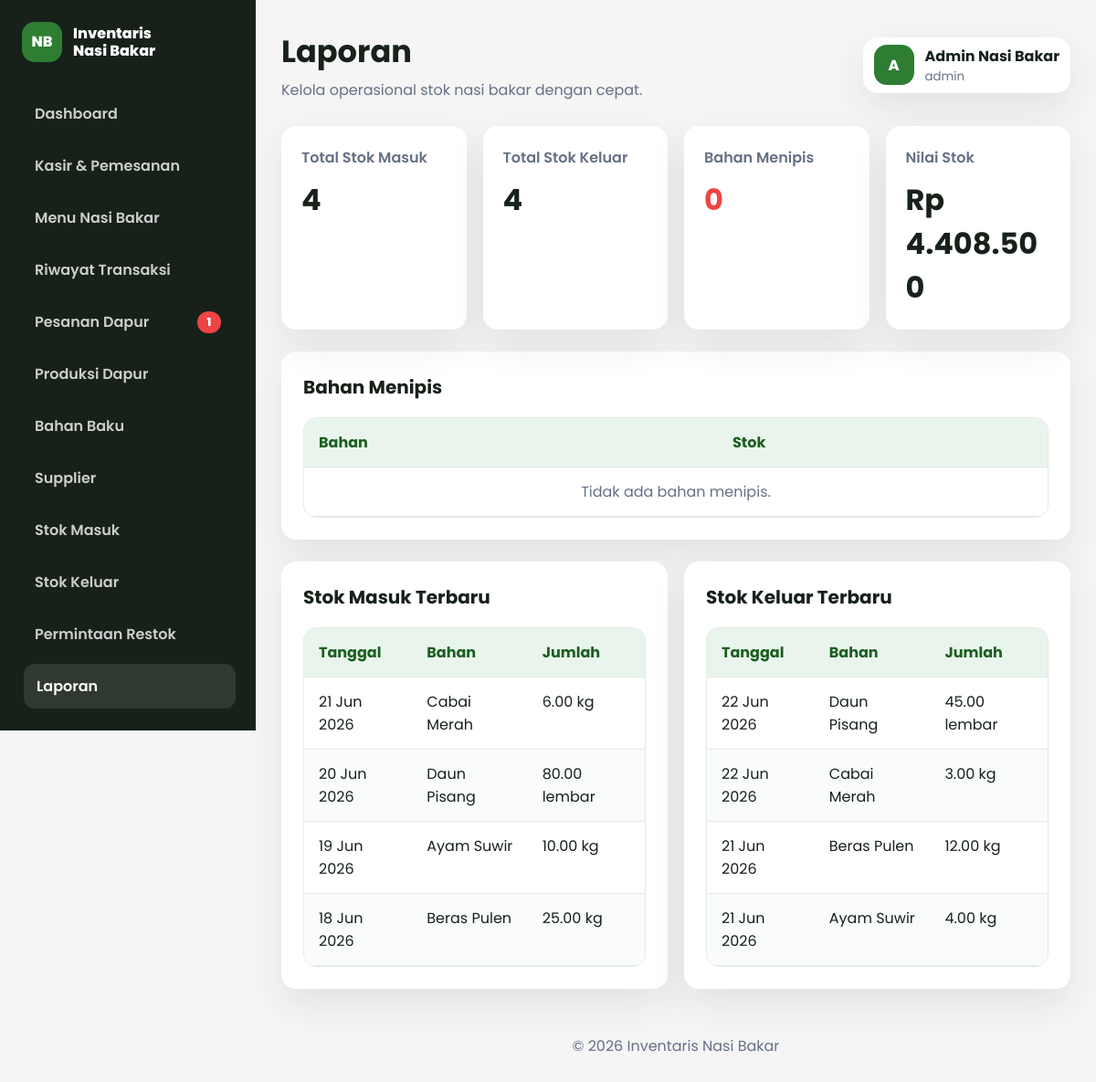
Page /dashboard/laporan/index.php (signed in) on the earlier database version.
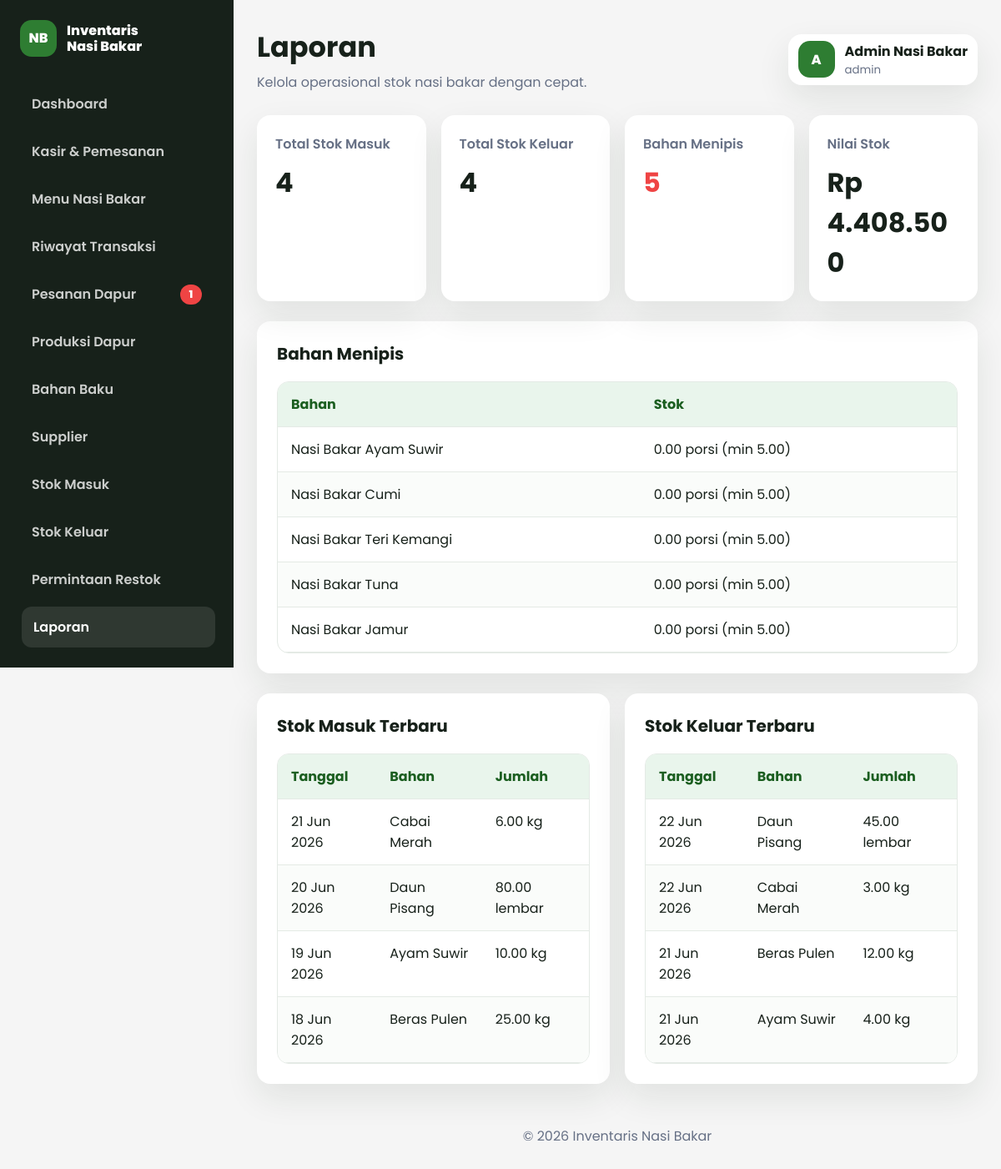
Same page on the later database version.
### tables this page shows
CREATE TABLE stok_masuk (
    id INT AUTO_INCREMENT PRIMARY KEY,
    bahan_id INT NOT NULL,
    supplier_id INT NOT NULL,
    jumlah DECIMAL(10,2) NOT NULL,
    harga_beli DECIMAL(12,2) NOT NULL DEFAULT 0,
    tanggal DATE NOT NULL,
    keterangan TEXT NOT NULL,
    CONSTRAINT fk_masuk_bahan FOREIGN KEY (bahan_id) REFERENCES bahan_baku(id) ON UPDATE CASCADE ON DELETE RESTRICT,
    CONSTRAINT fk_masuk_supplier FOREIGN KEY (supplier_id) REFERENCES supplier(id) ON UPDATE CASCADE ON DELETE RESTRICT
);

CREATE TABLE bahan_baku (
    id INT AUTO_INCREMENT PRIMARY KEY,
    nama_bahan VARCHAR(120) NOT NULL,
    stok DECIMAL(10,2) NOT NULL DEFAULT 0,
    stok_minimum DECIMAL(10,2) NOT NULL DEFAULT 10,
    satuan VARCHAR(30) NOT NULL,
    harga DECIMAL(12,2) NOT NULL DEFAULT 0,
    jenis ENUM('mentah', 'jadi') NOT NULL DEFAULT 'mentah',
    created_at TIMESTAMP DEFAULT CURRENT_TIMESTAMP
);

CREATE TABLE stok_keluar (
    id INT AUTO_INCREMENT PRIMARY KEY,
    bahan_id INT NOT NULL,
    jumlah DECIMAL(10,2) NOT NULL,
    keterangan TEXT NOT NULL,
    tanggal DATE NOT NULL,
    CONSTRAINT fk_keluar_bahan FOREIGN KEY (bahan_id) REFERENCES bahan_baku(id) ON UPDATE CASCADE ON DELETE RESTRICT
);

### includes/functions.php (called while the page is built, shortened)
<?php
function e(?string $value): string
{
    return htmlspecialchars((string) $value, ENT_QUOTES, 'UTF-8');
}
function current_role(): string
{
    $role = $_SESSION['role'] ?? '';
    return $role === 'restok' ? 'gudang' : $role;
}

### dashboard/laporan/index.php (the view, shortened to what the rows shown need)
<?php
require_once __DIR__ . '/../../config/koneksi.php';
require_once __DIR__ . '/../../includes/functions.php';
$stokMenipis = mysqli_fetch_all(mysqli_query($conn, 'SELECT nama_bahan, stok, stok_minimum, satuan FROM bahan_baku WHERE stok <= stok_minimum ORDER BY stok ASC'), MYSQLI_ASSOC);
$masuk = mysqli_fetch_all(mysqli_query($conn, 'SELECT sm.tanggal, b.nama_bahan, sm.jumlah, b.satuan FROM stok_masuk sm JOIN bahan_baku b ON b.id = sm.bahan_id ORDER BY sm.tanggal DESC LIMIT 10'), MYSQLI_ASSOC);
$keluar = mysqli_fetch_all(mysqli_query($conn, 'SELECT sk.tanggal, b.nama_bahan, sk.jumlah, b.satuan, sk.keterangan FROM stok_keluar sk JOIN bahan_baku b ON b.id = sk.bahan_id ORDER BY sk.tanggal DESC LIMIT 10'), MYSQLI_ASSOC);
$transaksi = mysqli_fetch_all(mysqli_query($conn, "SELECT kode_pesanan, nama_pelanggan, total, metode_bayar, status, status_pembayaran, created_at FROM pesanan ORDER BY created_at DESC LIMIT 15"), MYSQLI_ASSOC);
$pendapatan = mysqli_fetch_assoc(mysqli_query($conn, 'SELECT COALESCE(SUM(total), 0) AS total FROM pesanan'));
include __DIR__ . '/../../includes/header.php';
?>
<?php if ($role === 'kasir'): ?>
<section class="stats-grid">
    <article class="stat-card">
        <span>Total Transaksi</span>
        <strong><?= db_count($conn, 'pesanan'); ?></strong>
    </article>
    <article class="stat-card">
        <span>Total Pendapatan</span>
        <strong><?= rupiah($pendapatan['total'] ?? 0); ?></strong>
    </article>
    <article class="stat-card">
        <span>Transaksi Selesai</span>
        <strong><?= db_count($conn, 'pesanan', "status = 'selesai'"); ?></strong>
    </article>
    <article class="stat-card danger">
        <span>Transaksi Batal</span>
        <strong><?= db_count($conn, 'pesanan', "status = 'batal'"); ?></strong>
    </article>
</section>
<section class="panel">
    <div class="panel-header">
        <div>
            <h2>Laporan Transaksi</h2>
            <p>Ringkasan transaksi kasir dan status pesanan dapur.</p>
        </div>
    </div>
    <div class="table-wrap">
        <table>
            <thead><tr><th>Tanggal</th><th>Kode</th><th>Pelanggan</th><th>Bayar</th><th>Total</th><th>Status</th><th>Pembayaran</th></tr></thead>
            <tbody>
                <?php foreach ($transaksi as $row): ?>
                    <tr>
                        <td><?= e(date('d M Y H:i', strtotime($row['created_at']))); ?></td>
                        <td><?= e($row['kode_pesanan']); ?></td>
                        <td><?= e($row['nama_pelanggan']); ?></td>
                        <td><?= e(strtoupper($row['metode_bayar'])); ?></td>
                        <td><?= rupiah($row['total']); ?></td>
                        <td><span class="badge <?= $row['status'] === 'batal' ? 'danger' : ''; ?>"><?= e(status_pesanan_label($row['status'])); ?></span></td>
                        <td><span class="badge <?= $row['status_pembayaran'] === 'belum_bayar' ? 'danger' : ''; ?>"><?= $row['status_pembayaran'] === 'lunas' ? 'Lunas' : 'Belum Bayar'; ?></span></td>
                    </tr>
                <?php endforeach; ?>
                <?php if (!$transaksi): ?><tr><td colspan="7" class="empty">Belum ada transaksi.</td></tr><?php endif; ?>
            </tbody>
        </table>
    </div>
</section>
<?php else: ?>
<section class="panel">
    <div class="panel-header"><h2>Bahan Menipis</h2></div>
    <div class="table-wrap">
        <table class="table-fit">
            <thead><tr><th>Bahan</th><th>Stok</th></tr></thead>
            <tbody>
                <?php foreach ($stokMenipis as $row): ?>
                    <tr><td><?= e($row['nama_bahan']); ?></td><td><?= e((string) $row['stok']); ?> <?= e($row['satuan']); ?> (min <?= e((string) $row['stok_minimum']); ?>)</td></tr>
                <?php endforeach; ?>
            </tbody>
        </table>
    </div>
</section>
<section class="split-panels">
    <div class="panel">
        <div class="panel-header"><h2>Stok Masuk Terbaru</h2></div>
        <div class="table-wrap">
            <table class="table-fit">
                <thead><tr><th>Tanggal</th><th>Bahan</th><th>Jumlah</th></tr></thead>
                <tbody>
                    <?php foreach ($masuk as $row): ?>
                        <tr><td><?= e(date('d M Y', strtotime($row['tanggal']))); ?></td><td><?= e($row['nama_bahan']); ?></td><td><?= e((string) $row['jumlah']); ?> <?= e($row['satuan']); ?></td></tr>
                    <?php endforeach; ?>
                </tbody>
            </table>
        </div>
    </div>
    <div class="panel">
        <div class="panel-header"><h2>Stok Keluar Terbaru</h2></div>
        <div class="table-wrap">
            <table class="table-fit">
                <thead><tr><th>Tanggal</th><th>Bahan</th><th>Jumlah</th></tr></thead>
                <tbody>
                    <?php foreach ($keluar as $row): ?>
                        <tr><td><?= e(date('d M Y', strtotime($row['tanggal']))); ?></td><td><?= e($row['nama_bahan']); ?></td><td><?= e((string) $row['jumlah']); ?> <?= e($row['satuan']); ?></td></tr>
                    <?php endforeach; ?>
                </tbody>
            </table>
        </div>
    </div>
</section>
<?php endif; ?>
<?php include __DIR__ . '/../../includes/footer.php'; ?>

Differences in the rows shown:
added bahan_baku: nama_bahan "Nasi Bakar Ayam Suwir", stok "0.00", satuan "porsi", stok_minimum "5.00"
added bahan_baku: nama_bahan "Nasi Bakar Cumi", stok "0.00", satuan "porsi", stok_minimum "5.00"
added bahan_baku: nama_bahan "Nasi Bakar Teri Kemangi", stok "0.00", satuan "porsi", stok_minimum "5.00"
added bahan_baku: nama_bahan "Nasi Bakar Tuna", stok "0.00", satuan "porsi", stok_minimum "5.00"
added bahan_baku: nama_bahan "Nasi Bakar Jamur", stok "0.00", satuan "porsi", stok_minimum "5.00"
Other differences:
count($stokMenipis): "0" → "5"
text no longer shown: "Tidak ada bahan menipis."
